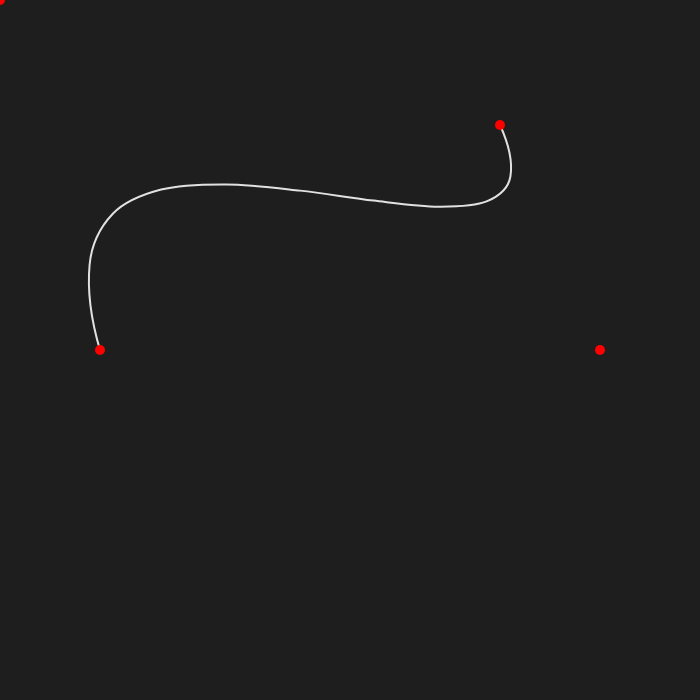
Frame 1 (no input)
Frame 60 (no input): identical to frame 1, image omitted
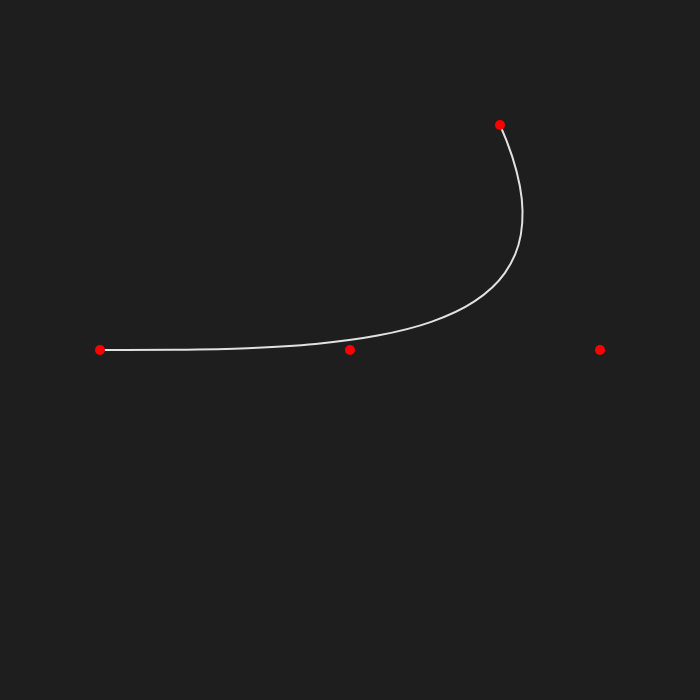
Frame 120 (the mouse pressed at the canvas centre since frame 60)

The p5.js sketch that drew these frames (run headless with seeded random() and noise() and a simulated clock; from frame 60 on, the mouse is pressed at the canvas centre):

// p5.js sketch
// ── sketch.js
let p0, p1, p2, p3;
let B1, B2, B;
let m;

let t;
let delta;

function setup() {
  createCanvas(700, 700);

  m = 1.2;
  p0 = createVector(100, 350);
  p1 = createVector(600, 350);
  p2 = createVector(600, 350);
  p3 = createVector(500, 125);

  B1 = createVector(0, 0);
  B2 = createVector(0, 0);
  B = createVector(0, 0);

}

function draw() {
  background(30);
  stroke(225);
  strokeWeight(2);
  noFill();

  p1.x = mouseX;
  p1.y = mouseY;

  delta = 0.1;
  
  beginShape();
  for (var t = -0.1; t < 1.1; t+=delta) {
    B1 = Bezier(p0, p1, p2, t);
    B2 = Bezier(p1, p2, p3, t);
    
    B.x = lerp(B1.x, B2.x, t);
    B.y = lerp(B1.y, B2.y, t);
    

    curveVertex(B.x, B.y);
  }
  endShape();
  
  stroke('red');
  strokeWeight(10);
  point(p0.x, p0.y);
  point(p1.x, p1.y);
  point(p2.x, p2.y);
  point(p3.x, p3.y);
}

function Bezier(p0, p1, p2, t) {
    let x1 = p0.x + (p1.x - p0.x) * t;
    let y1 = p0.y + (p1.y - p0.y) * t;

    let x2 = p1.x + (p2.x - p1.x) * t;
    let y2 = p1.y + (p2.y - p1.y) * t;

    Bx = x1 + (x2 - x1) * t;
    By = y1 + (y2 - y1) * t;

  return createVector(Bx, By);
}
